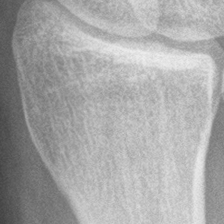
#> input picture OAI_dataset/img/6.C.1_9003406_20081121_001.png, 224 x 224 px
$ python create_inverted_masks.py --input_dir ../OAI_dataset/img --output_dir out
#> lines starting #> are read from the running program, lines starting #| are printed output that depends on the picture
#!/usr/bin/env python3
"""
Create inverted masks for RePaint model.
RePaint expects inverted masks where 1 = keep, 0 = inpaint.
"""

import os
import cv2
import numpy as np
from PIL import Image


def create_inverted_masks(input_dir, output_dir):
    """
    Create inverted masks for RePaint.

    Args:
        input_dir: Directory containing original masks
        output_dir: Directory to save inverted masks
    """
#> called with input_dir = '../OAI_dataset/img', output_dir = 'out'
    # Create output directory
    os.makedirs(output_dir, exist_ok=True)

    # Get list of mask files
    mask_files = [
        f
        for f in os.listdir(input_dir)
        if f.lower().endswith((".png", ".jpg", ".jpeg"))
    ]

    print(f"Creating inverted masks for {len(mask_files)} files...")
    print(f"Input directory: {input_dir}")
    print(f"Output directory: {output_dir}")

    successful = 0
    failed = 0

    for filename in mask_files:
        try:
            input_path = os.path.join(input_dir, filename)
            output_path = os.path.join(output_dir, filename)

            # Load mask
            mask = cv2.imread(input_path, cv2.IMREAD_GRAYSCALE)
#> mask is the input picture: shape (224, 224); min 65, max 238, mean 166.8

            # Invert mask: 0 becomes 1, 255 becomes 0
            inverted_mask = 255 - mask
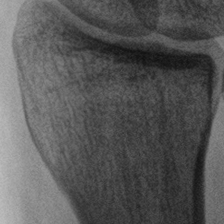
#> inverted_mask: shape (224, 224); min 17, max 190, mean 88.2

            # Save inverted mask
            cv2.imwrite(output_path, inverted_mask)

            successful += 1
            if (successful + failed) % 10 == 0:
                print(f"Processed {successful + failed}/{len(mask_files)} masks...")

        except Exception as e:
            print(f"Error processing {filename}: {e}")
            failed += 1
#> pass 2 of the loop in create_inverted_masks, `for filename in mask_files:`:
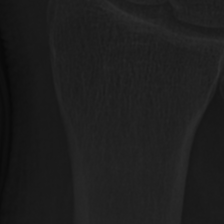
#> input picture OAI_dataset/img/6.C.1_9014883_20090219_001.png, 224 x 224 px
#> in create_inverted_masks, mask is the input picture: shape (224, 224); min 8, max 47, mean 29.8
#> in create_inverted_masks, `inverted_mask = 255 - mask`:
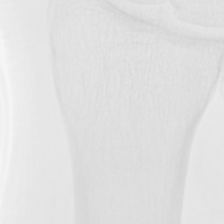
#> inverted_mask: shape (224, 224); min 208, max 247, mean 225.2

    print(f"\n✅ Inverted mask creation complete!")
    print(f"   Successful: {successful}")
    print(f"   Failed: {failed}")
    print(f"   Inverted masks saved to: {output_dir}")


if __name__ == "__main__":
    import argparse

    parser = argparse.ArgumentParser(description="Create inverted masks for RePaint")
    parser.add_argument(
        "--input_dir", type=str, required=True, help="Input masks directory"
    )
    parser.add_argument(
        "--output_dir", type=str, required=True, help="Output inverted masks directory"
    )

    args = parser.parse_args()

    create_inverted_masks(args.input_dir, args.output_dir)
